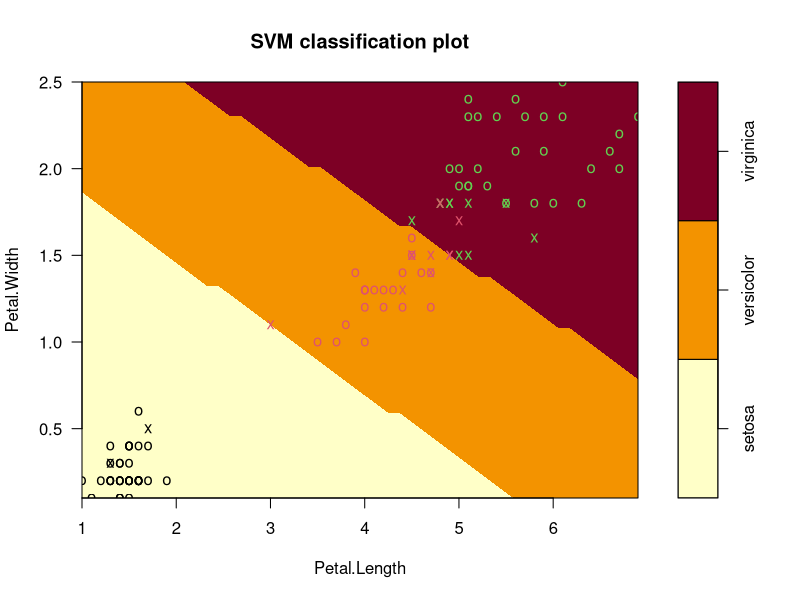

Source code (R):
# 加载必要的包
library(e1071)
library(datasets)

# 加载鸢尾花数据集
data(iris)
head(iris,6)

# 将数据集划分为训练集和测试集
set.seed(123) # 设置随机种子以保证结果可重复
index <- sample(1:nrow(iris), 0.7*nrow(iris))
train_data <- iris[index, ]
test_data <- iris[-index, ]

# 训练 SVM 模型
svm_model <- svm(Species ~ ., data = train_data, kernel = "linear")

# 使用模型进行预测
predictions <- predict(svm_model, test_data)

# 评估模型性能
conf_matrix <- table(Predicted = predictions, Actual = test_data$Species)
accuracy <- sum(diag(conf_matrix)) / sum(conf_matrix)

# 输出结果
print(conf_matrix)
print(paste("Accuracy:", accuracy))

# 绘制决策边界 (可选)
plot(svm_model, data = train_data, Petal.Width ~ Petal.Length, slice = list(Sepal.Width = 3, Sepal.Length = 4))
